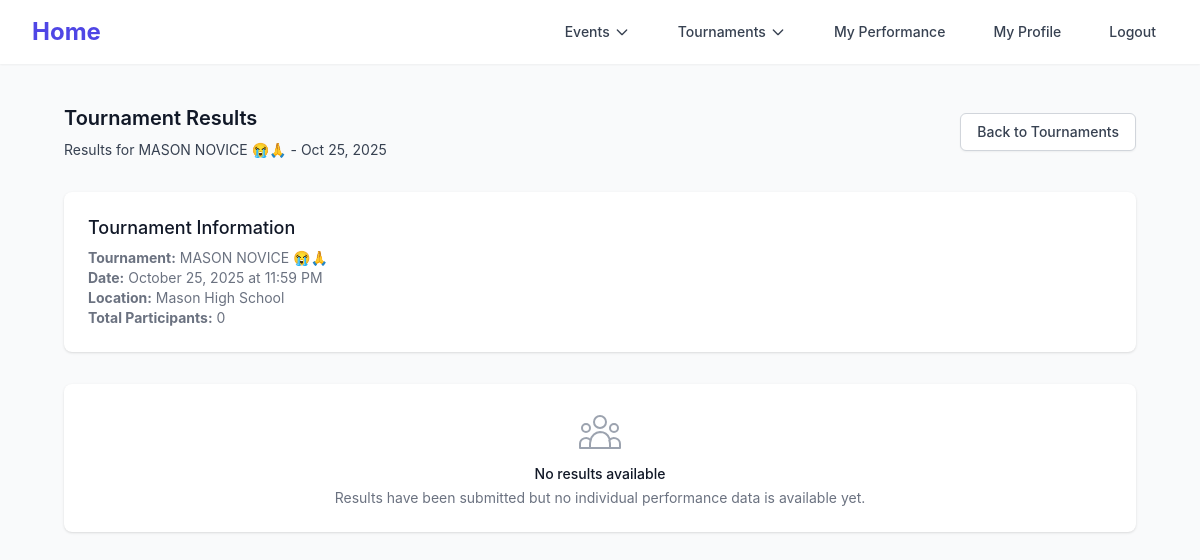
The app's page /tournaments/view_results/1 (signed in) with its own data.
### mason_snd/models/tournaments.py (models this page shows)
class Tournament(db.Model):
    id = db.Column(db.Integer, primary_key=True)
    name = db.Column(db.String(255), nullable=False)
    date = db.Column(db.DateTime, nullable=False)
    address = db.Column(db.String(255), nullable=False)
    signup_deadline = db.Column(db.DateTime, nullable=False)
    performance_deadline = db.Column(db.DateTime, nullable=False)
    results_submitted = db.Column(db.Boolean, default=False, nullable=False)
    created_at = db.Column(db.DateTime, default=lambda: datetime.now(EST), nullable=False)

### mason_snd/blueprints/tournaments/tournaments.py (the view)
@tournaments_bp.route('/view_results/<int:tournament_id>')
def view_results(tournament_id):
    user_id = session.get('user_id')
    if not user_id:
        flash("Please log in", "error")
        return redirect(url_for('auth.login'))
    tournament = Tournament.query.get_or_404(tournament_id)
    performances = Tournament_Performance.query.filter_by(tournament_id=tournament_id).all()
    performance_data = []
    for performance in performances:
        user = User.query.get(performance.user_id)
        performance_data.append({
            'user': user,
            'performance': performance
        })
    return render_template('tournaments/view_results.html', tournament=tournament, performance_data=performance_data)

### mason_snd/templates/tournaments/view_results.html (shortened to what this page needs)
{% extends "tournaments/base.html" %}
{% block content %}
<div class="px-4 sm:px-6 lg:px-8">
    <div class="sm:flex sm:items-center">
        <div class="sm:flex-auto">
            <h1 class="text-xl font-semibold text-gray-900">Tournament Results</h1>
            <p class="mt-2 text-sm text-gray-700">Results for {{ tournament.name }} - {{ tournament.date.strftime('%b %d, %Y') }}</p>
        </div>
        <div class="mt-4 sm:mt-0 sm:ml-16 sm:flex-none">
            <a href="{{ url_for('tournaments.index') }}" class="inline-flex items-center justify-center rounded-md border border-gray-300 bg-white px-4 py-2 text-sm font-medium text-gray-700 shadow-sm hover:bg-gray-50">Back to Tournaments</a>
        </div>
    </div>
    <div class="mt-8">
        <div class="bg-white shadow sm:rounded-lg">
            <div class="px-4 py-5 sm:p-6">
                <h3 class="text-lg font-medium leading-6 text-gray-900">Tournament Information</h3>
                <div class="mt-2 max-w-xl text-sm text-gray-500">
                    <p><strong>Tournament:</strong> {{ tournament.name }}</p>
                    <p><strong>Date:</strong> {{ tournament.date.strftime('%B %d, %Y at %I:%M %p') }}</p>
                    <p><strong>Location:</strong> {{ tournament.address }}</p>
                    <p><strong>Total Participants:</strong> {{ performance_data|length }}</p>
                </div>
            </div>
        </div>
    </div>
    {% if performance_data %}
    <div class="mt-8">
        <div class="bg-white shadow sm:rounded-lg">
            <div class="px-4 py-5 sm:p-6">
                <h3 class="text-lg font-medium leading-6 text-gray-900">Performance Results</h3>
                <div class="mt-6">
                    <div class="overflow-hidden shadow ring-1 ring-black ring-opacity-5 md:rounded-lg">
                        <table class="min-w-full divide-y divide-gray-300">
                            <thead class="bg-gray-50">
                                <tr>
                                    <th scope="col" class="py-3.5 pl-4 pr-3 text-left text-sm font-semibold text-gray-900 sm:pl-6">Participant</th>
                                    <th scope="col" class="px-3 py-3.5 text-left text-sm font-semibold text-gray-900">Points</th>
                                    <th scope="col" class="px-3 py-3.5 text-left text-sm font-semibold text-gray-900">Rank</th>
                                    <th scope="col" class="px-3 py-3.5 text-left text-sm font-semibold text-gray-900">Stage Reached</th>
                                    <th scope="col" class="px-3 py-3.5 text-left text-sm font-semibold text-gray-900">Bid</th>
                                </tr>
                            </thead>
                            <tbody class="divide-y divide-gray-200 bg-white">
                                {% for data in performance_data|sort(attribute='performance.points', reverse=true) %}
                                <tr>
                                    <td class="whitespace-nowrap py-4 pl-4 pr-3 text-sm font-medium text-gray-900 sm:pl-6">
                                        {{ data.user.first_name }} {{ data.user.last_name }}
                                    </td>
                                    <td class="whitespace-nowrap px-3 py-4 text-sm text-gray-500">
                                        {{ data.performance.points }}
                                    </td>
                                    <td class="whitespace-nowrap px-3 py-4 text-sm text-gray-500">
                                        {% if data.performance.rank %}
                                            {{ data.performance.rank }}
                                        {% else %}
                                            N/A
                                        {% endif %}
                                    </td>
                                    <td class="whitespace-nowrap px-3 py-4 text-sm text-gray-500">
                                        {% set stage_names = {0: "None", 1: "Double Octafinals", 2: "Octafinals", 3: "Quarter Finals", 4: "Semifinals", 5: "Finals"} %}
                                        {{ stage_names.get(data.performance.stage, "Unknown") }}
                                    </td>
                                    <td class="whitespace-nowrap px-3 py-4 text-sm text-gray-500">
                                        {% if data.performance.bid %}
                                            <span class="inline-flex items-center px-2.5 py-0.5 rounded-full text-xs font-medium bg-green-100 text-green-800">Yes</span>
                                        {% else %}
                                            <span class="inline-flex items-center px-2.5 py-0.5 rounded-full text-xs font-medium bg-gray-100 text-gray-800">No</span>
                                        {% endif %}
                                    </td>
                                </tr>
                                {% endfor %}
                            </tbody>
                        </table>
                    </div>
                </div>
            </div>
        </div>
    </div>
    {% else %}
    <div class="mt-8">
        <div class="bg-white shadow sm:rounded-lg">
            <div class="px-4 py-5 sm:p-6">
                <div class="text-center">
                    <h3 class="mt-2 text-sm font-medium text-gray-900">No results available</h3>
                    <p class="mt-1 text-sm text-gray-500">Results have been submitted but no individual performance data is available yet.</p>
                </div>
            </div>
        </div>
    </div>
    {% endif %}
</div>
{% endblock %}

### mason_snd/templates/tournaments/base.html (style rules this page uses)
:root { --color-primary-50: #eef2ff; --color-primary-100: #e0e7ff; --color-primary-500: #6366f1; --color-primary-600: #4f46e5; --color-primary-700: #4338ca; }
body { font-family: 'Inter', sans-serif; }

### records on screen
Tournament: name "MASON NOVICE 😭🙏", date "Oct 25, 2025", date "October 25, 2025 at 11:59 PM", address "Mason High School"

### other values on screen
{{ performance_data|length }} "0"
